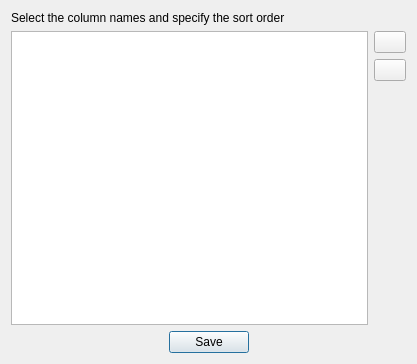
<?xml version="1.0" encoding="UTF-8"?>
<ui version="4.0">
 <class>SortColumnDialog</class>
 <widget class="QDialog" name="SortColumnDialog">
  <property name="geometry">
   <rect>
    <x>0</x>
    <y>0</y>
    <width>417</width>
    <height>364</height>
   </rect>
  </property>
  <property name="windowTitle">
   <string>Sort Column Values</string>
  </property>
  <layout class="QGridLayout" name="gridLayout">
   <item row="0" column="0">
    <widget class="QLabel" name="label">
     <property name="text">
      <string>Select the column names and specify the sort order </string>
     </property>
    </widget>
   </item>
   <item row="1" column="0" rowspan="3">
    <widget class="QTableView" name="tv_sort_config">
     <property name="editTriggers">
      <set>QAbstractItemView::DoubleClicked|QAbstractItemView::SelectedClicked</set>
     </property>
     <property name="selectionMode">
      <enum>QAbstractItemView::SingleSelection</enum>
     </property>
     <property name="selectionBehavior">
      <enum>QAbstractItemView::SelectRows</enum>
     </property>
     <attribute name="horizontalHeaderDefaultSectionSize">
      <number>150</number>
     </attribute>
     <attribute name="horizontalHeaderStretchLastSection">
      <bool>true</bool>
     </attribute>
    </widget>
   </item>
   <item row="1" column="1">
    <widget class="QPushButton" name="btn_up">
     <property name="maximumSize">
      <size>
       <width>32</width>
       <height>16777215</height>
      </size>
     </property>
     <property name="text">
      <string/>
     </property>
     <property name="icon">
      <iconset resource="../../../resources.qrc">
       <normaloff>:/plugins/stdm/images/icons/up.png</normaloff>:/plugins/stdm/images/icons/up.png</iconset>
     </property>
    </widget>
   </item>
   <item row="2" column="1">
    <widget class="QPushButton" name="btn_down">
     <property name="maximumSize">
      <size>
       <width>32</width>
       <height>16777215</height>
      </size>
     </property>
     <property name="text">
      <string/>
     </property>
     <property name="icon">
      <iconset resource="../../../resources.qrc">
       <normaloff>:/plugins/stdm/images/icons/down.png</normaloff>:/plugins/stdm/images/icons/down.png</iconset>
     </property>
    </widget>
   </item>
   <item row="3" column="1">
    <spacer name="verticalSpacer">
     <property name="orientation">
      <enum>Qt::Vertical</enum>
     </property>
     <property name="sizeHint" stdset="0">
      <size>
       <width>20</width>
       <height>235</height>
      </size>
     </property>
    </spacer>
   </item>
   <item row="4" column="0" colspan="2">
    <widget class="QDialogButtonBox" name="buttonBox">
     <property name="orientation">
      <enum>Qt::Horizontal</enum>
     </property>
     <property name="standardButtons">
      <set>QDialogButtonBox::Save</set>
     </property>
     <property name="centerButtons">
      <bool>true</bool>
     </property>
    </widget>
   </item>
  </layout>
 </widget>
 <resources>
  <include location="../../../resources.qrc"/>
 </resources>
 <connections>
  <connection>
   <sender>buttonBox</sender>
   <signal>accepted()</signal>
   <receiver>SortColumnDialog</receiver>
   <slot>accept()</slot>
   <hints>
    <hint type="sourcelabel">
     <x>248</x>
     <y>254</y>
    </hint>
    <hint type="destinationlabel">
     <x>157</x>
     <y>274</y>
    </hint>
   </hints>
  </connection>
  <connection>
   <sender>buttonBox</sender>
   <signal>rejected()</signal>
   <receiver>SortColumnDialog</receiver>
   <slot>reject()</slot>
   <hints>
    <hint type="sourcelabel">
     <x>316</x>
     <y>260</y>
    </hint>
    <hint type="destinationlabel">
     <x>286</x>
     <y>274</y>
    </hint>
   </hints>
  </connection>
 </connections>
</ui>
